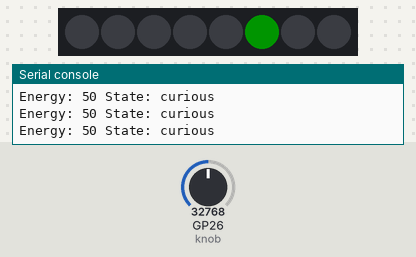
A program run on a simulated Raspberry Pi Pico running MicroPython. Shown: 8 RGB LEDs in strip order, left to right, the last lines printed to the serial console. The inputs (shaded band) are chosen by the test bench; at power-on: GP26 (knob) = 32768 (analog values on the 0–65535 scale). Dim RGB values are drawn brighter than linear.

Above: at 1.27 s.
1.3 s: GP26 (knob) set to 42192
2.8 s: GP26 (knob) set to 44144
At 3.03 s:
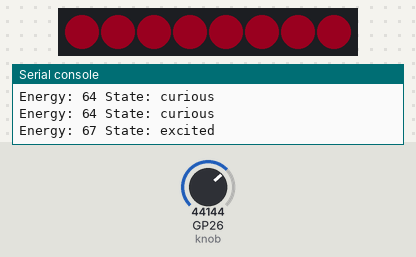
4.7 s: GP26 (knob) set to 19660
At 4.82 s:
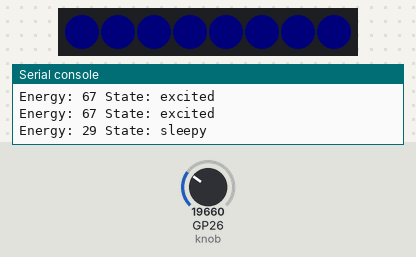
6.5 s: GP26 (knob) set to 22640
At 7.5 s:
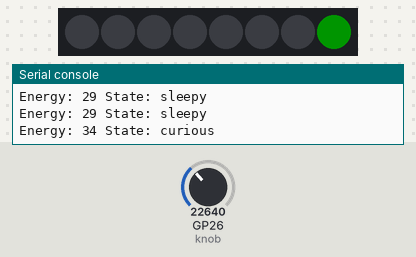
8.0 s: GP26 (knob) set to 7864
Timing chart, 0 to 10.9 s (numbered marks = the images above; inputs shaded):
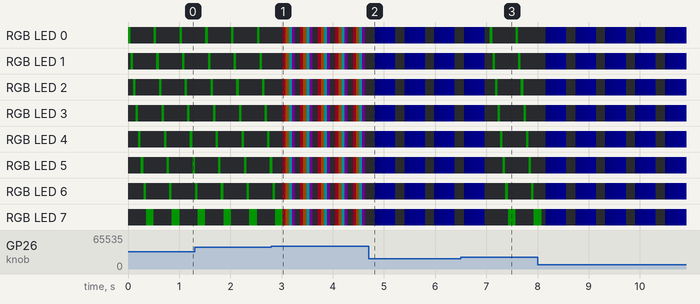

Measured:
- the behaviour switches between 43248 and 43264 on GP26 (knob) (found by bisection; images 0 and 1)
- the behaviour switches between 21616 and 21632 on GP26 (knob) (found by bisection; images 2 and 3)
- after the input at 2.8 s, the LEDs: first differ from a run without the input after 0.23 s (image 1)
- after the input at 4.7 s, the LEDs: change after 0.12 s (image 2)
- after the input at 6.5 s, the LEDs: first differ from a run without the input after 0.57 s (image 3 shows a later state)

The program:

03_pixel_pet_2_solution.py
```python
from machine import ADC, Pin
from neopixel import NeoPixel
from time import sleep_ms

PIXEL_PIN = 16
PIXEL_COUNT = 8
POTENTIOMETER_PIN = 26
OFF = (0, 0, 0)

pixels = NeoPixel(Pin(PIXEL_PIN), PIXEL_COUNT)
knob = ADC(POTENTIOMETER_PIN)


def read_energy_percent():
    return int(knob.read_u16() / 65535 * 100)


def choose_state(energy_percent):
    if energy_percent < 33:
        return "sleepy"
    if energy_percent < 66:
        return "curious"
    return "excited"


def show_sleepy():
    for step in range(6):
        blue = step * 3
        pixels.fill((0, 0, blue))
        pixels.write()
        sleep_ms(80)
    pixels.fill(OFF)
    pixels.write()


def show_curious():
    for index in range(PIXEL_COUNT):
        pixels.fill(OFF)
        pixels[index] = (0, 20, 0)
        pixels.write()
        sleep_ms(50)


def show_excited():
    colours = [(25, 0, 5), (20, 10, 0), (0, 15, 15), (15, 0, 20)]
    for colour in colours:
        pixels.fill(colour)
        pixels.write()
        sleep_ms(60)
    pixels.fill(OFF)
    pixels.write()


try:
    while True:
        energy = read_energy_percent()
        state = choose_state(energy)
        print("Energy:", energy, "State:", state)

        if state == "sleepy":
            show_sleepy()
        elif state == "curious":
            show_curious()
        else:
            show_excited()

        sleep_ms(100)
finally:
    pixels.fill(OFF)
    pixels.write()
```
